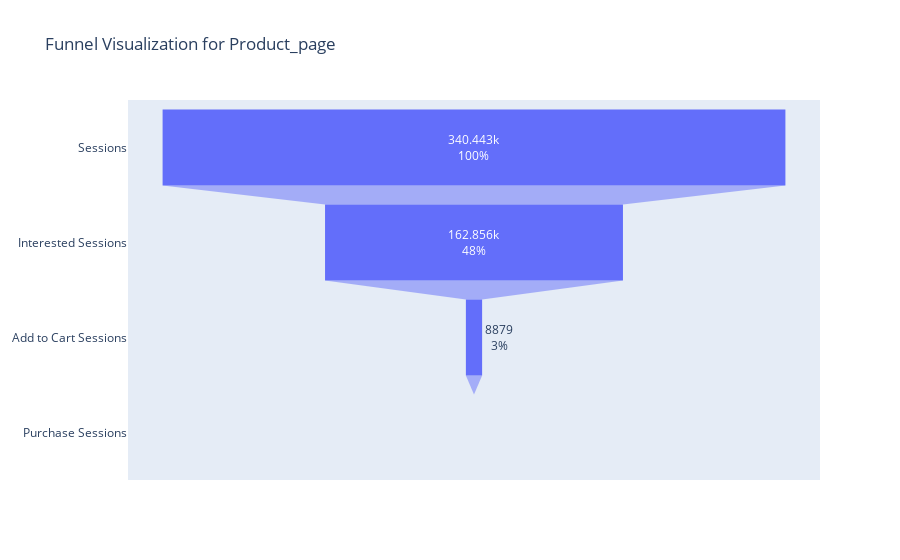
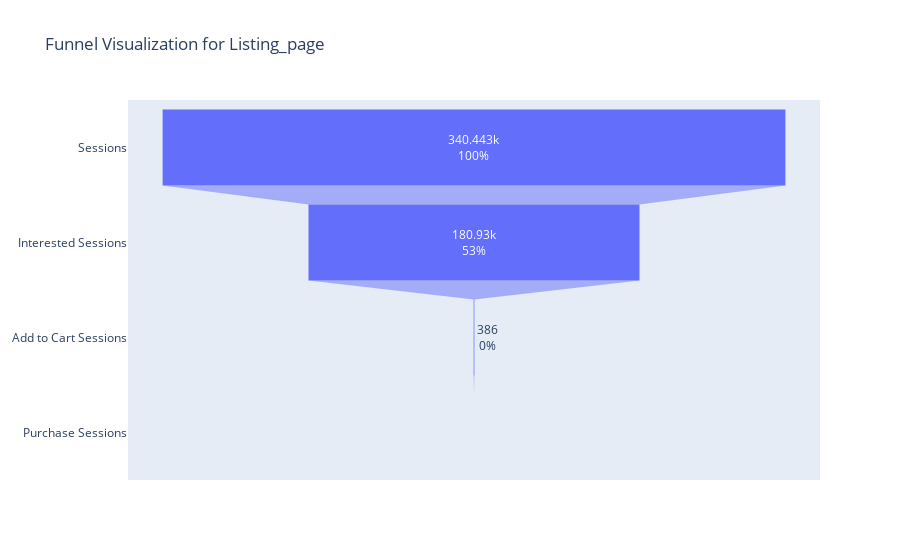
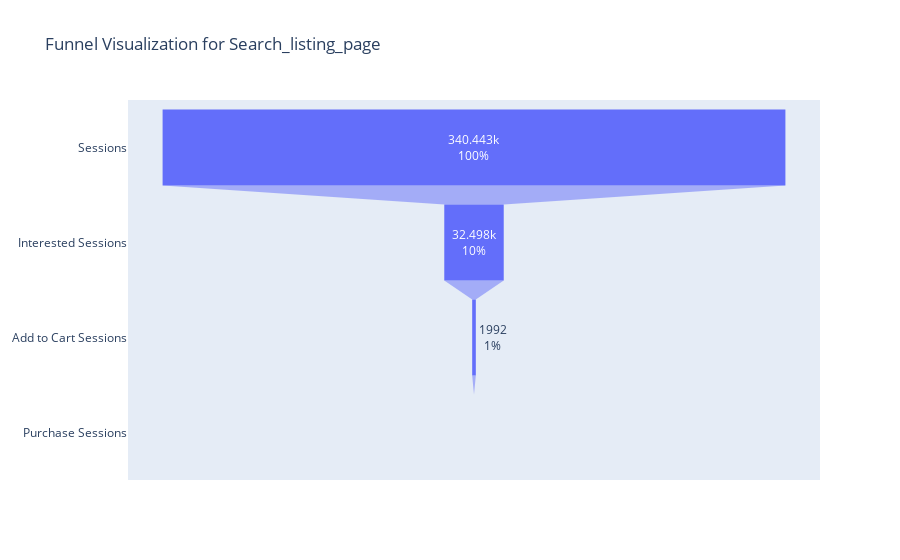

The notebook cell saved with these charts, in order:
### Code cell
# Function to create a funnel chart for a specific page type
def create_funnel_chart(page_type, counts):
    stages = ['Sessions', 'Interested Sessions', 'Add to Cart Sessions', 'Purchase Sessions']
    values = [
        counts['sessions'],
        counts['interested_sessions'],
        counts['add_to_cart_sessions'],
        counts['purchase_sessions']
    ]

    fig = go.Figure(go.Funnel(
        y=stages,
        x=values,
        textinfo="value+percent initial"
    ))

    fig.update_layout(title=f"Funnel Visualization for {page_type.capitalize()}")
    return fig

# Generate funnel charts for each page type
funnel_charts = {page_type: create_funnel_chart(page_type, funnel_counts[page_type]) for page_type in page_types}

# Display the funnel charts (you can save or display these in your Streamlit app)
for page_type, fig in funnel_charts.items():
    fig.show()

### Figure 1 — Plotly figure (JSON) as saved in the notebook; plotly's stock layout.template omitted (floating-point values rounded to 4 significant figures)
{"data": [{"textinfo": "value+percent initial", "type": "funnel", "x": [340443, 162856, 8879, 0], "y": ["Sessions", "Interested Sessions", "Add to Cart Sessions", "Purchase Sessions"]}], "layout": {"title": {"text": "Funnel Visualization for Product_page"}}}

### Figure 2 — Plotly figure (JSON) as saved in the notebook; plotly's stock layout.template omitted (floating-point values rounded to 4 significant figures)
{"data": [{"textinfo": "value+percent initial", "type": "funnel", "x": [340443, 180930, 386, 0], "y": ["Sessions", "Interested Sessions", "Add to Cart Sessions", "Purchase Sessions"]}], "layout": {"title": {"text": "Funnel Visualization for Listing_page"}}}

### Figure 3 — Plotly figure (JSON) as saved in the notebook; plotly's stock layout.template omitted (floating-point values rounded to 4 significant figures)
{"data": [{"textinfo": "value+percent initial", "type": "funnel", "x": [340443, 32498, 1992, 0], "y": ["Sessions", "Interested Sessions", "Add to Cart Sessions", "Purchase Sessions"]}], "layout": {"title": {"text": "Funnel Visualization for Search_listing_page"}}}
